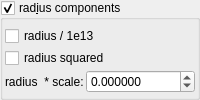
                    <widget class="MyGroupBox" name="groupCheck_fractal_coloring_rad_enabled_false">
                     <property name="toolTip">
                      <string>&lt;html&gt;&lt;head/&gt;&lt;body&gt;&lt;p&gt;ColorValue is derived from the radius of the point at termination.&lt;/p&gt;&lt;p&gt;Radius derived changes in colorValue are often inside the fractal. Can use with pseudoKleinian type structures.&lt;/p&gt;&lt;/body&gt;&lt;/html&gt;</string>
                     </property>
                     <property name="title">
                      <string>rad&amp;ius components</string>
                     </property>
                     <property name="checkable">
                      <bool>true</bool>
                     </property>
                     <layout class="QVBoxLayout" name="verticalLayout_35" stretch="0,0,0">
                      <property name="spacing">
                       <number>2</number>
                      </property>
                      <property name="leftMargin">
                       <number>2</number>
                      </property>
                      <property name="topMargin">
                       <number>6</number>
                      </property>
                      <property name="rightMargin">
                       <number>2</number>
                      </property>
                      <property name="bottomMargin">
                       <number>2</number>
                      </property>
                      <item>
                       <widget class="MyCheckBox" name="checkBox_fractal_coloring_rad_div_1e13_false">
                        <property name="text">
                         <string notr="true">radius / 1e13</string>
                        </property>
                       </widget>
                      </item>
                      <item>
                       <widget class="MyCheckBox" name="checkBox_fractal_coloring_rad_squared_enabled_false">
                        <property name="text">
                         <string notr="true">radius squared</string>
                        </property>
                       </widget>
                      </item>
                      <item>
                       <layout class="QGridLayout" name="gridLayout_18" columnstretch="0,1">
                        <property name="spacing">
                         <number>2</number>
                        </property>
                        <item row="1" column="1">
                         <widget class="MyDoubleSpinBox" name="spinbox_fractal_coloring_rad_weight">
                          <property name="sizePolicy">
                           <sizepolicy hsizetype="Minimum" vsizetype="Maximum">
                            <horstretch>0</horstretch>
                            <verstretch>0</verstretch>
                           </sizepolicy>
                          </property>
                          <property name="prefix">
                           <string/>
                          </property>
                          <property name="suffix">
                           <string/>
                          </property>
                          <property name="decimals">
                           <number>6</number>
                          </property>
                          <property name="minimum">
                           <double>-99999.999899999995250</double>
                          </property>
                          <property name="maximum">
                           <double>99999.999899999995250</double>
                          </property>
                          <property name="singleStep">
                           <double>0.100000000000000</double>
                          </property>
                         </widget>
                        </item>
                        <item row="1" column="0">
                         <widget class="QLabel" name="label_52">
                          <property name="text">
                           <string>radius  * scale:</string>
                          </property>
                         </widget>
                        </item>
                       </layout>
                      </item>
                     </layout>
                    </widget>
